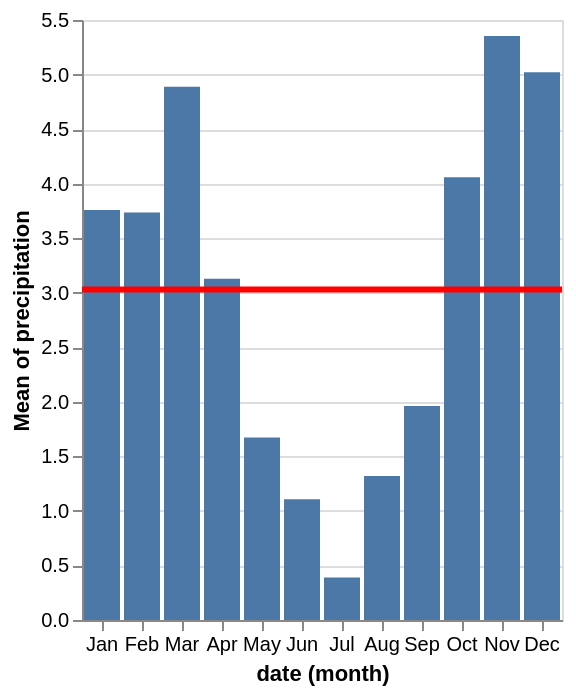

Describe this chart as a Vega-Lite specification.
### Vega-Lite specification from a JSON file in a GitHub repository (floating-point values rounded to 4 significant figures; data arrays with more than 128 entries replaced by an {"elided": "..."} marker saying what was removed)
{"$schema": "https://vega.github.io/schema/vega-lite/v4.json", "data": {"values": {"elided": "1461 records"}}, "layer": [{"mark": "bar", "encoding": {"x": {"timeUnit": "month", "field": "date", "type": "ordinal"}, "y": {"aggregate": "mean", "field": "precipitation", "type": "quantitative"}}}, {"mark": "rule", "encoding": {"y": {"aggregate": "mean", "field": "precipitation", "type": "quantitative"}, "color": {"value": "red"}, "size": {"value": 3}}}]}
